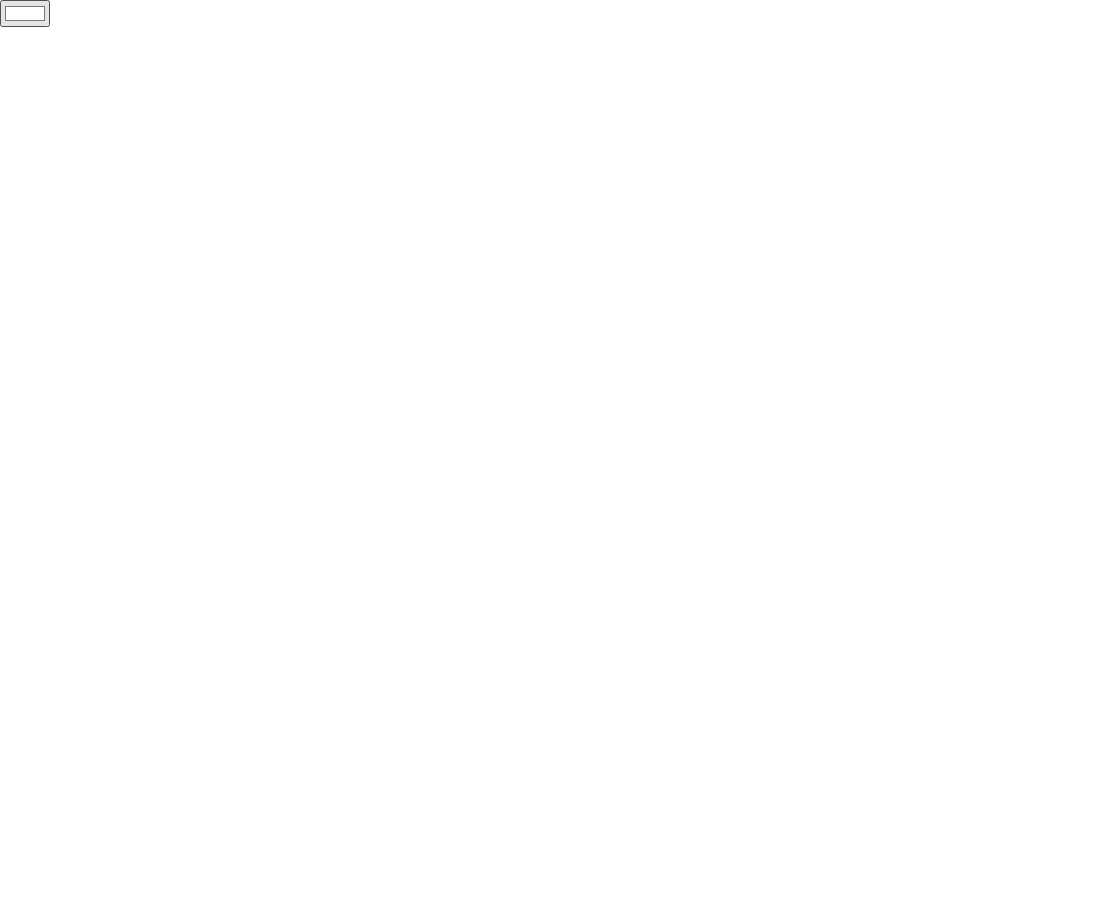
Frame 1 (no input)
Frame 60 (no input): identical to frame 1, image omitted
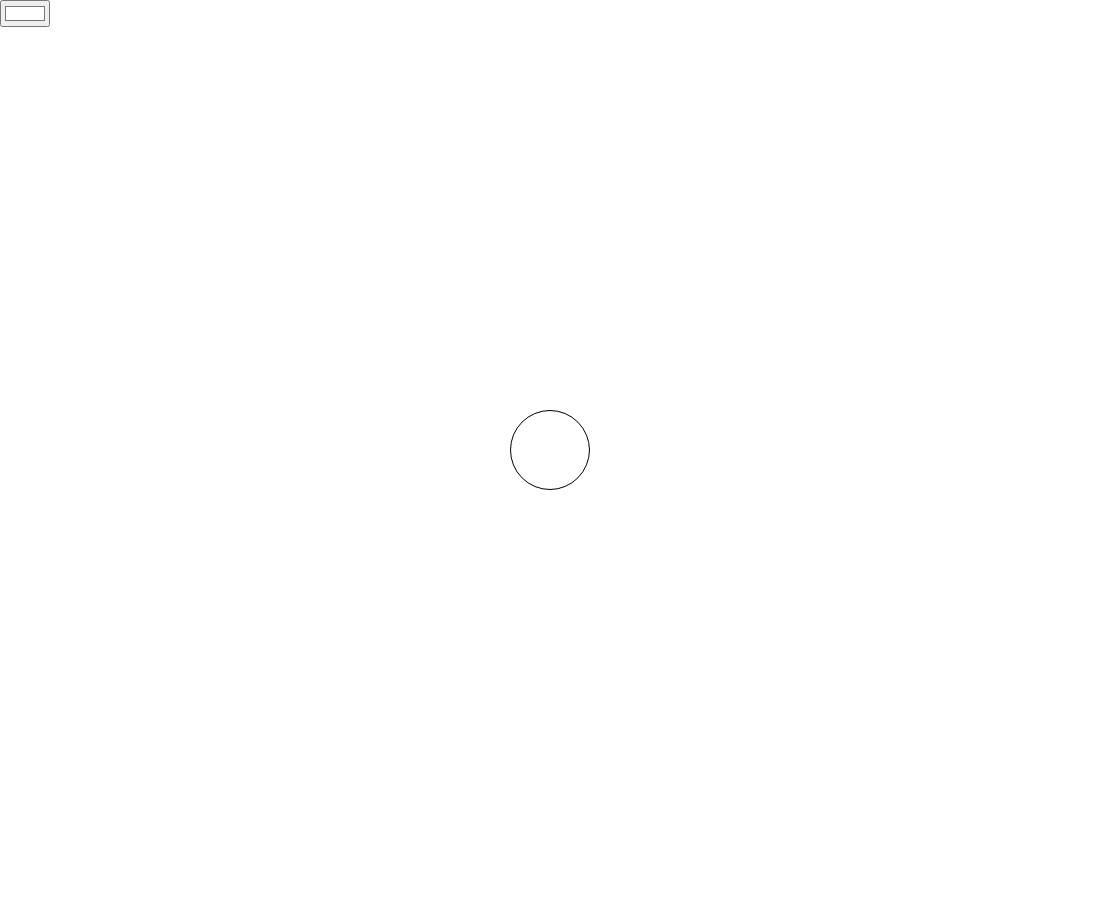
Frame 120 (the mouse pressed at the canvas centre since frame 60)

The p5.js sketch that drew these frames (run headless with seeded random() and noise() and a simulated clock; from frame 60 on, the mouse is pressed at the canvas centre):

// p5.js sketch
// ── sketch.js
let canvas_width; 
let canvas_height; 
let colorPicker;
let balls = [];
const GRAVITY = -9.8;

function setup() {
  canvas_width = windowWidth-100;
  canvas_height = windowHeight-100;
  createCanvas(canvas_width, canvas_height);

  colorPicker = createColorPicker('#FFFFFF');
  colorPicker.position(0, 0);
}

function draw() {
    clear();
    for(let i = 0; i < balls.length; i++) {
      let ball = balls[i];
      ball.draw_ball();

      ball.pos.sub(ball.vel);
      ball.vel.y += ball.acc*deltaTime/1000;

      if(ball.building) {
        ball.rad += 0.5;
      }
    }

    check_ball_collisions();
}

function check_ball_collisions() {
    for(let i = 0; i < balls.length; i++) {
      let ball1 = balls[i];
      for(let j = i+1; j < balls.length; j++) {
        let ball2 = balls[j];
        // Two balls collide if the distance between them is less than the sum of the radii
        let dist = ball1.pos.dist(ball2.pos);
        if(dist < ball1.rad + ball2.rad) {
        // If balls overlap, correct for the overlap
          let desired_dist = ball1.rad + ball2.rad;
          let error = desired_dist - dist;
          let ball1_fix = (ball1.rad/desired_dist) * error;
          let ball2_fix = (ball2.rad/desired_dist) * error;
  
          let v = p5.Vector.sub(ball1.pos, ball2.pos);
  
          let ball1_vec = p5.Vector.mult(v, ball1_fix/dist);
          let ball2_vec = p5.Vector.mult(v, ball2_fix/dist);
  
          ball1.pos.add(ball1_vec);
          ball2.pos.sub(ball2_vec);
  
          // Calculate the new velocities of each ball based on simplified 2D physics
          let a1 = p5.Vector.sub(ball1.vel, ball2.vel);
          let b1 = p5.Vector.sub(ball1.pos, ball2.pos);
          let c1 = b1.magSq();
          let d1 = p5.Vector.dot(a1, b1);
          let vel_1 = p5.Vector.sub(ball1.vel, p5.Vector.mult(b1, d1/c1));
  
          let a2 = p5.Vector.sub(ball2.vel, ball1.vel);
          let b2 = p5.Vector.sub(ball2.pos, ball1.pos);
          let c2 = b2.magSq();
          let d2 = p5.Vector.dot(a2, b2);
          let vel_2 = p5.Vector.sub(ball2.vel, p5.Vector.mult(b2, d2/c2));
  
          // Set the new velocities for each ball
          ball1.vel = vel_1;
          ball2.vel = vel_2;
        }
      }
  
      // For each ball, also check for collisions against the floor and the walls
      // The -0.8 multiplier is to dampen the speed of the ball when colliding with walls or the floor
      if(ball1.pos.y > canvas_height - ball1.rad) {

        // This if-statement prevents infinite bouncing
        if(abs(ball1.vel.y) < 1.5) {
          ball1.vel.y = 0;
        }
      
        ball1.vel.y *= -0.8;
        ball1.pos.y = canvas_height - ball1.rad; // Correct overlap
      } else if(ball1.pos.x > canvas_width - ball1.rad) {
        ball1.vel.x *= -0.8
        ball1.pos.x = canvas_width - ball1.rad; // Correct overlap
      } else if(ball1.pos.x < ball1.rad) {
        ball1.vel.x *= -0.8
        ball1.pos.x = ball1.rad; // Correct overlap
      }
    }
  }

  function mousePressed() {
    if(mouseX > 0 && mouseX < canvas_width && mouseY > 0 && mouseY < canvas_height) {
      let rad = 10;
      let ball = new Ball(createVector(mouseX, mouseY), rad, colorPicker.color());
      balls.push(ball);
    }
  }
  
  // When mouse is released, apply gravitational force to newly made ball
  function mouseReleased() {
    let ball = balls[balls.length - 1];
    ball.building = false;
    ball.acc = GRAVITY;
  }
  
  // Change position of ball while it is being created
  function mouseDragged() {
    let ball = balls[balls.length - 1];
    if(ball.building) {
      ball.pos.x = mouseX;
      ball.pos.y = mouseY;
    }
  }

class Ball {
    constructor(pos, rad, color) {
        this.building = true;
        this.color = color;
        this.pos = pos;
        this.rad = rad;
        this.vel = createVector(0,0);
        this.acc = 0;
      }
    draw_ball() {
      fill(this.color);
      ellipse(this.pos.x, this.pos.y, 2*this.rad, 2*this.rad);
    }
}
// ── style.css
html, body {
    height: 100%;
}

body {
    margin: 0;
    display: flex;
    justify-content: center;
    align-items: center;
}

canvas {
    border: 2px solid black;
}
